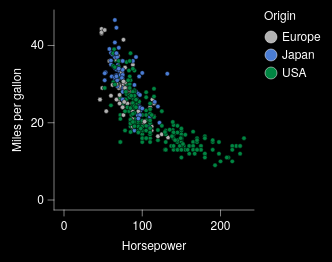

Vega-Lite specification for this chart:
### Vega-Lite specification from a JSON file in a GitHub repository (floating-point values rounded to 4 significant figures; data arrays with more than 128 entries replaced by an {"elided": "..."} marker saying what was removed)
{"background": "black", "config": {"arc": {"fill": "#DBDBDB", "fillOpacity": 1.0, "innerRadius": 25.0, "padAngle": 0.03, "stroke": "black", "strokeOpacity": 1, "strokeWidth": 0.25}, "area": {"fill": "#DBDBDB", "fillOpacity": 1.0, "stroke": "black", "strokeOpacity": 1, "strokeWidth": 0.25}, "axis": {"domain": true, "domainCap": "round", "domainColor": "white", "domainWidth": 0.25, "grid": false, "gridCap": "round", "gridColor": "#F1F1F1", "gridDash": [0, 0], "gridOpacity": 1.0, "gridWidth": 0.25, "labelColor": "white", "labelFont": "Helvetica Neue, HelveticaNeue, Helvetica, Arial, sans-serif", "labelFontSize": 6, "labelFontStyle": "normal", "labelFontWeight": 400, "offset": 0, "ticks": true, "tickCap": "round", "tickColor": "white", "tickRound": false, "tickSize": 3, "tickWidth": 0.25, "titleColor": "white", "titleFont": "Helvetica Neue, HelveticaNeue, Helvetica, Arial, sans-serif", "titleFontSize": 6, "titleFontStyle": "normal", "titleFontWeight": 400}, "axisX": {"domain": true, "labelAlign": "center", "labelAngle": 0, "labels": true, "ticks": true, "translate": 0}, "axisY": {"domain": true, "labelAlign": "right", "labelAngle": 0, "labels": true, "ticks": true, "translate": 0}, "axisRight": {"domain": true, "labelAlign": "left", "labelAngle": 0, "labels": true, "ticks": true, "translate": 0}, "axisTop": {"domain": true, "labelAlign": "center", "labelAngle": 0, "labels": true, "ticks": true, "translate": 0}, "axisBand": {"tickOffset": 0}, "bar": {"fill": "#DBDBDB", "fillOpacity": 1.0, "stroke": "black", "strokeOpacity": 1, "strokeWidth": 0.25}, "boxplot": {"size": 9.0, "ticks": {"cornerRadius": 0.25, "fill": "white", "opacity": 1, "size": 4.5, "thickness": 0.25}, "box": {"fillOpacity": 1.0, "stroke": "black", "strokeOpacity": 1, "strokeWidth": 0.25}, "median": {"cornerRadius": 0, "fill": "black", "fillOpacity": 1.0, "opacity": 1, "size": 9.0, "thickness": 0.25}, "rule": {"fill": "white", "fillOpacity": 1.0, "size": 10.0, "stroke": "white", "strokeDash": [0, 0], "strokeOpacity": 1, "strokeWidth": 0.25}, "outliers": {"color": "white", "fill": "white", "fillOpacity": 1.0, "size": 0, "stroke": "black", "strokeOpacity": 1, "strokeWidth": 0.25}}, "circle": {"fill": "white", "fillOpacity": 1.0, "size": 1.25, "stroke": null, "strokeOpacity": 1, "strokeWidth": 0.25}, "errorband": {"band": {"fillOpacity": 0.6, "stroke": null, "strokeWidth": 0.25, "strokeOpacity": 1}, "borders": {"opacity": 0, "strokeOpacity": 1, "strokeWidth": 0.25}}, "errorbar": {"opacity": 1, "rule": {"strokeDash": [0, 0], "strokeWidth": 0.25}, "ticks": {"color": "white", "cornerRadius": 0.125, "opacity": 1, "size": 6.0, "thickness": 0.25}, "thickness": 0.25}, "font": "Helvetica Neue, HelveticaNeue, Helvetica, Arial, sans-serif", "geoshape": {"fill": "#DBDBDB", "fillOpacity": 1.0, "stroke": "white", "strokeOpacity": 1, "strokeWidth": 0.25}, "header": {"labelColor": "white", "labelFont": "Helvetica Neue, HelveticaNeue, Helvetica, Arial, sans-serif", "labelFontSize": 6, "labelFontStyle": "normal", "labelFontWeight": 400, "titleColor": "white", "titleFont": "Helvetica Neue, HelveticaNeue, Helvetica, Arial, sans-serif", "titleFontSize": 6, "titleFontStyle": "normal", "titleFontWeight": 400, "titlePadding": 0}, "legend": {"disable": false, "offset": 4.5, "titlePadding": 4, "labelOffset": 2, "gradientLabelOffset": 2, "columnPadding": 4, "rowPadding": 2, "gradientLength": 50.0, "gradientThickness": 5.0, "gradientOpacity": 1.0, "gradientStrokeColor": "white", "gradientStrokeWidth": 0.25, "labelColor": "white", "labelFont": "Helvetica Neue, HelveticaNeue, Helvetica, Arial, sans-serif", "labelFontSize": 6, "labelFontStyle": "normal", "labelFontWeight": 400, "strokeColor": "white", "strokeWidth": 0, "symbolSize": 36, "symbolStrokeColor": "white", "symbolStrokeWidth": 0.25, "titleColor": "white", "titleFont": "Helvetica Neue, HelveticaNeue, Helvetica, Arial, sans-serif", "titleFontSize": 6, "titleFontStyle": "normal", "titleFontWeight": 400}, "line": {"color": "white", "stroke": "white", "strokeCap": "butt", "strokeDash": [0, 0], "strokeOpacity": 1, "strokeWidth": 0.5}, "point": {"filled": true, "fill": "#DBDBDB", "fillOpacity": 1.0, "size": 5.0, "stroke": "black", "strokeOpacity": 1, "strokeWidth": 0.25}, "range": {"category": ["#B2B2B2", "#4A7CD3", "#008542", "#664CAF", "#509F98", "#636363", "#284F93", "#005226", "#382864", "#285753"], "diverging": {"scheme": ["#443E60", "#5F597E", "#7C759B", "#9994B6", "#B7B4CC", "#D6D5DC", "#F6F6F6", "#D1DAD9", "#A4C2BF", "#7AA9A4", "#578E89", "#37736E", "#1B5954"]}, "heatmap": {"scheme": ["#440154", "#472270", "#433E82", "#38598C", "#2C728E", "#238A8D", "#24A086", "#39B578", "#5DC862", "#96D646", "#CAE02D", "#FDE724"]}, "ordinal": {"scheme": ["#F1F1F1", "#DBDBDB", "#C6C6C6", "#B2B2B2", "#9D9D9D", "#898989", "#767676", "#636363", "#515151", "#404040", "#2F2F2F", "#1F1F1F"]}, "ramp": {"scheme": ["#440154", "#472270", "#433E82", "#38598C", "#2C728E", "#238A8D", "#24A086", "#39B578", "#5DC862", "#96D646", "#CAE02D", "#FDE724"]}}, "rule": {"color": "white", "stroke": "white", "strokeCap": "round", "strokeDash": [2, 2], "strokeOpacity": 1, "strokeWidth": 0.25}, "scale": {"barBandPaddingInner": 0.1, "rectBandPaddingInner": 0, "tickBandPaddingInner": 0.1, "bandPaddingOuter": 0.1, "bandWithNestedOffsetPaddingInner": 0.2, "bandWithNestedOffsetPaddingOuter": 0.2, "offsetBandPaddingInner": 0, "offsetBandPaddingOuter": 0, "continuousPadding": 5.0, "round": false}, "rect": {"fill": "#DBDBDB", "fillOpacity": 1.0, "stroke": "black", "strokeOpacity": 1, "strokeWidth": 0.25}, "square": {"fill": "#DBDBDB", "fillOpacity": 1.0, "size": 10.0, "stroke": "black", "strokeOpacity": 1, "strokeWidth": 0.25}, "text": {"color": "white", "font": "Helvetica Neue, HelveticaNeue, Helvetica, Arial, sans-serif", "fontSize": 6, "fontStyle": "normal", "fontWeight": 400}, "tick": {"color": "white", "cornerRadius": 0.125, "opacity": 1.0, "size": 9.0, "thickness": 0.25}, "title": {"anchor": "middle", "frame": "group", "color": "white", "font": "Helvetica Neue, HelveticaNeue, Helvetica, Arial, sans-serif", "fontSize": 6, "fontStyle": "normal", "fontWeight": 400, "subtitleColor": "white", "subtitleFont": "Helvetica Neue, HelveticaNeue, Helvetica, Arial, sans-serif", "subtitleFontSize": 6, "subtitleFontStyle": "normal", "subtitleFontWeight": 400}, "trail": {"color": "white", "opacity": 1, "size": 0.5}, "view": {"continuousWidth": 100, "continuousHeight": 100, "discreteWidth": 100, "discreteHeight": 100, "fill": null, "stroke": null, "strokeWidth": 0.25}}, "data": {"name": "data-7285c4e2e195e5a75737a34913199f5f"}, "mark": {"type": "point"}, "encoding": {"color": {"field": "Origin", "type": "nominal"}, "x": {"field": "Horsepower", "type": "quantitative", "scale": {"nice": false}}, "y": {"field": "Miles_per_Gallon", "title": "Miles per gallon", "type": "quantitative", "scale": {"nice": false}}}, "$schema": "https://vega.github.io/schema/vega-lite/v6.4.1.json", "datasets": {"data-7285c4e2e195e5a75737a34913199f5f": {"elided": "392 records"}}}
